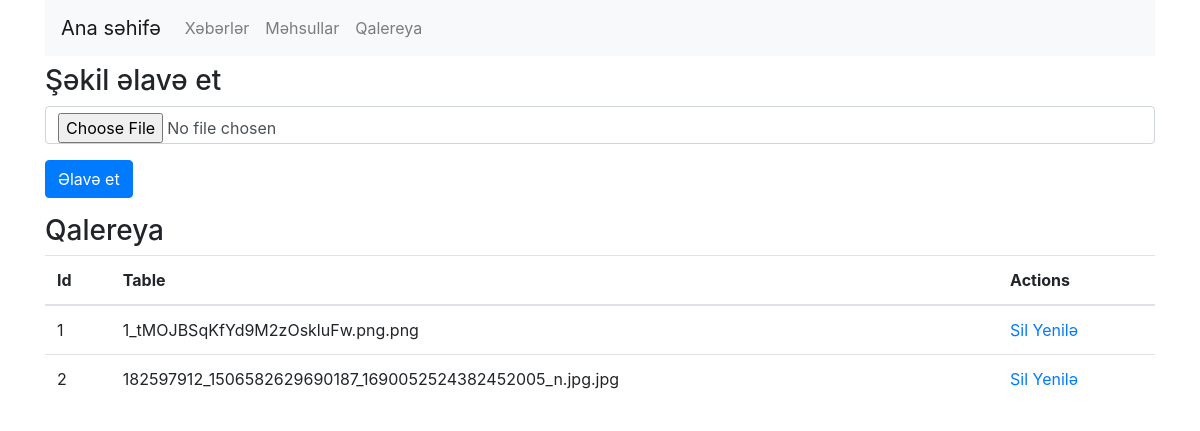
Page /admin/gallery on the earlier database version.
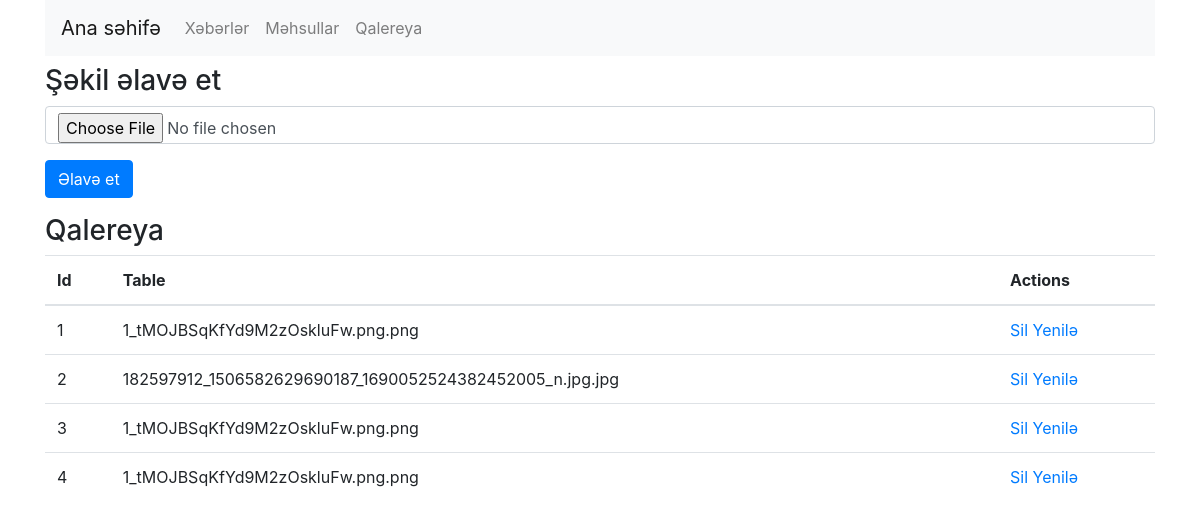
Same page on the later database version.
### models.py (models this page shows)
class Gallery_img(db.Model):
    id=db.Column(db.Integer,primary_key=True)
    gallery_title=db.Column(db.String(50))
    gallery_img=db.Column(db.String(50))

### controllers/admin/gallery.py (the view, shortened to what this page needs)
@app.route('/admin/gallery',methods=['GET','POST'])
def admin_gallery_index():
    from run import db
    from models import Gallery_img
    return render_template('admin/gallery.html',gallery_img=Gallery_img.query.all())

### templates/admin/gallery.html
{% extends "admin/base.html" %} {% block content %}
<h3 class="my-2">Şəkil əlavə et</h3>
<form action="/admin/gallery"method='POST' enctype="multipart/form-data">
    <input type="file" name="gallery_img" class="form-control my-2" placeholder="Xəbərin şəkli">
    <input type="submit"  class="btn btn-primary my-2" value="Əlavə et">
</form>
<h3 class="my-2">Qalereya</h3>
<table class="table">
    <thead>
        <tr>
            <th>Id</th>
            <th>Table</th>
            <th>Actions</th>
        </tr>
    </thead>
    <tbody>
        {% for gallery in gallery_img %}
        <tr>
            <td scope="row">{{gallery.id}}</td>
            <td>{{gallery.gallery_img}}</td>
            <td>
                <a href="#">Sil</a>
                <a href="#">Yenilə</a>
            </td>
        </tr>
        {% endfor %}
    </tbody>
</table>
{% endblock %}

Differences in the rows shown:
added Gallery_img: id "3", gallery_img "1_tMOJBSqKfYd9M2zOskluFw.png.png"
added Gallery_img: id "4", gallery_img "1_tMOJBSqKfYd9M2zOskluFw.png.png"
